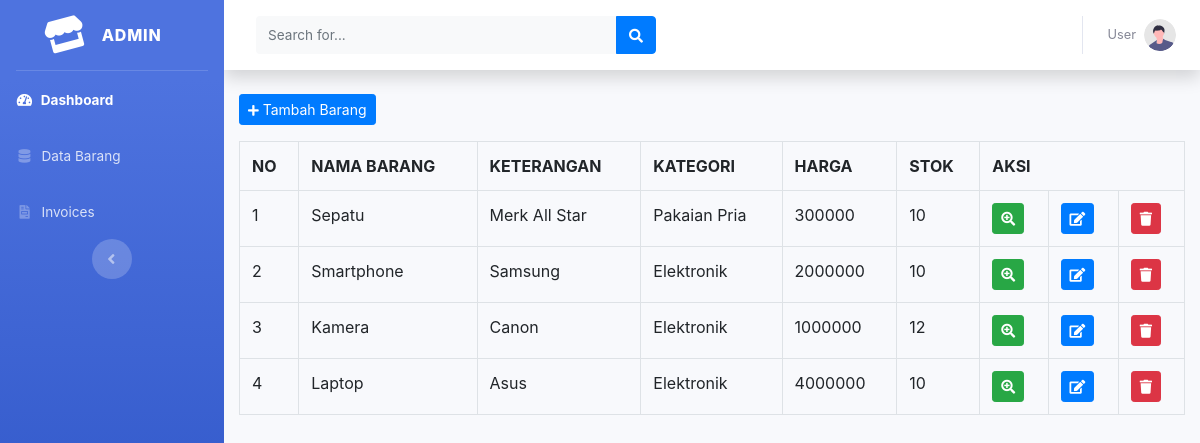
Page /index.php/admin/data_barang on the committed database.
### tables this page shows
CREATE TABLE `tb_barang` (
  `id_brg` int(11) NOT NULL,
  `nama_brg` varchar(120) NOT NULL,
  `keterangan` varchar(225) NOT NULL,
  `kategori` varchar(60) NOT NULL,
  `harga` int(11) NOT NULL,
  `stok` int(4) NOT NULL,
  `gambar` text NOT NULL,
  PRIMARY KEY (id_brg)
);

### application/controllers/admin/data_barang.php (called while the page is built, shortened)
<?php
class Data_barang extends CI_Controller
{
    public function index(){
        $data['barang'] = $this->model_barang->tampil_data()->result();
        $this->load->view('templates_admin/header');
        $this->load->view('templates_admin/sidebar');
        $this->load->view('admin/data_barang', $data);
        $this->load->view('templates_admin/footer');
    }
}

### index.php (called while the page is built, shortened)
<?php
require_once BASEPATH.'core/CodeIgniter.php';

### application/models/model_barang.php (called while the page is built, shortened)
<?php
class Model_barang extends CI_Model
{
    public function tampil_data()
    {
        return $this->db->get('tb_barang');
    }
}

### application/views/admin/data_barang.php (the view, shortened to what this page needs)
<!DOCTYPE html>
<html lang="en">
<head>
    <link rel="stylesheet" href="https://stackpath.bootstrapcdn.com/bootstrap/4.5.2/css/bootstrap.min.css">
    <link rel="stylesheet" href="https://cdnjs.cloudflare.com/ajax/libs/font-awesome/5.15.3/css/all.min.css">
</head>
<body>
    <div class="container-fluid">
        <button class="btn btn-sm btn-primary mb-3" data-toggle="modal" data-target="#tambah_barang">
            <i class="fas fa-plus fa-sm"></i> Tambah Barang
        </button>
        <table class="table table-bordered">
            <tr>
                <th>NO</th>
                <th>NAMA BARANG</th>
                <th>KETERANGAN</th>
                <th>KATEGORI</th>
                <th>HARGA</th>
                <th>STOK</th>
                <th colspan="3">AKSI</th>
            </tr>
            <?php
            $no = 1;
            foreach($barang as $brg) : ?>
            <tr>
                <td><?php echo $no++ ?></td>
                <td><?php echo $brg->nama_brg ?></td>
                <td><?php echo $brg->keterangan ?></td>
                <td><?php echo $brg->kategori ?></td>
                <td><?php echo $brg->harga ?></td>
                <td><?php echo $brg->stok ?></td>
                <td>
                    <button class="btn btn-success btn-sm" data-toggle="modal" data-target="#previewModal<?php echo $brg->id_brg; ?>">
                        <i class="fas fa-search-plus"></i>
                    </button>
                </td>
                <td><?php echo anchor('admin/data_barang/edit/' . $brg->id_brg, '<div class="btn btn-primary btn-sm"><i class="fa fa-edit"></i></div>') ?></td>
                <td><?php echo anchor('admin/data_barang/hapus/' . $brg->id_brg, '<div class="btn btn-danger btn-sm"><i class="fa fa-trash"></i></div>') ?></td>
            </tr>
            <?php endforeach; ?>
        </table>
    </div>
</body>
</html>

### rows in the picture
tb_barang: nama_brg "Sepatu", keterangan "Merk All Star", kategori "Pakaian Pria", harga "300000", stok "10"
tb_barang: nama_brg "Smartphone", keterangan "Samsung", kategori "Elektronik", harga "2000000", stok "10"
tb_barang: nama_brg "Kamera", keterangan "Canon", kategori "Elektronik", harga "1000000", stok "12"
tb_barang: nama_brg "Laptop", keterangan "Asus", kategori "Elektronik", harga "4000000", stok "10"
